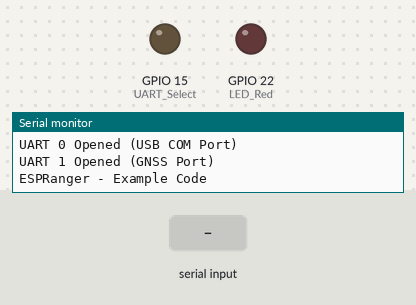
Simulated run of this sketch. Board: ESP32. Parts: output pins drawn as LEDs (lit = HIGH), the last lines printed to the serial monitor. The test bench sets the inputs (shaded band).

Above: at 1.4 s.
1.5 s: "1" received over the second serial link
At 2.1 s:
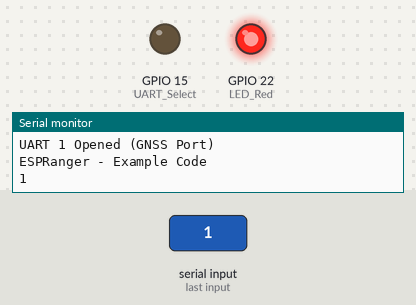
Timing chart, 0 to 4.5 s (numbered marks = the images above; inputs shaded):
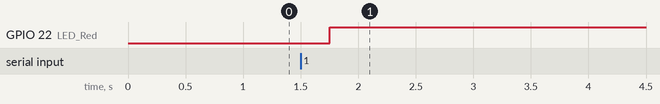

Measured:
- after the input at 1.5 s, GPIO 22 (LED_Red): LOW → HIGH after 0.25 s

The sketch:

GNSS_Comms_Test.ino
```cpp
/*
  Dave Williams, DitroniX 2019-2025 (ditronix.net)

  Example Code, to demonstrate and test the ESPRanger Basic ATGM336H GNSS GPS Comms Test

  Further information, details and examples can be found on our website and also GitHub wiki pages:
  * ditronix.net
  * github.com/DitroniX
  * github.com/DitroniX/ESPRanger-LoRa-GNSS-GPS-IMU-RS485-60V
  * github.com/DitroniX/ESPRanger-LoRa-GNSS-GPS-IMU-RS485-60V/wiki
  * hackster.io/DitroniX/espranger-lora-gnss-imu-bt-wifi-rs485-5-60v-stem-board-4a3fa4

  This test code is OPEN SOURCE and formatted for easier viewing.  Although is is not intended for real world use, it may be freely used, or modified as needed.
  It is distributed on an "AS IS" BASIS, WITHOUT WARRANTIES OR CONDITIONS OF ANY KIND, either express or implied.

  For board configuration, see https://github.com/DitroniX/ESPRanger-LoRa-GNSS-GPS-IMU-RS485-60V/wiki/Arduino-IDE

  Further information, details and examples maybe found on github.com/DitroniX
*/

// Libraries

// **************** USER VARIABLES / DEFINES / STATIC / STRUCTURES / CONSTANTS ****************

#include <Wire.h>

// **************** OUTPUTS ****************
#define LED_Red 22      // Red LED
#define UART_Select 15  // UART Matrix High=RS485  Low=GNSS

// Hardware Serial 0 pins
#define RXD0 17
#define TXD0 16

// Hardware Serial 1 pins - UART
#define RXLP 4
#define TXLP 5

// **************** FUNCTIONS AND ROUTINES ****************

// **************** SETUP ****************
void setup() {

  // Stabalise
  delay(250);

  // Initialise UART 0 - USB COM Port
  Serial.begin(115200, SERIAL_8N1, RXD0, TXD0);  // U0
  while (!Serial)
    ;
  Serial.println("UART 0 Opened (USB COM Port)");

  // Initialise UART 1 - RS485 Port
  Serial1.begin(9600, SERIAL_8N1, RXLP, TXLP);  //LP
  while (!Serial1)
    ;
  Serial.println("UART 1 Opened (GNSS Port)");

  // Initialise RED LED on GP22
  pinMode(LED_Red, OUTPUT);

  // Initialise and Configure UART Matrix Select
  pinMode(UART_Select, OUTPUT);
  digitalWrite(UART_Select, LOW); // GNSS ATGM336H

  Serial.println("ESPRanger - Example Code\n");
}

// **************** LOOP ****************
void loop() {

  // Serial1.write("AT?");

  if (Serial1.available() > 0) {

    // Read Incomming Bytes from GNSS ATGM336H and Output to the Serial Monitor
    char incomingbyte = Serial1.read();
    Serial.print(incomingbyte);

    // Heartbeat RED LED
    digitalWrite(LED_Red, LOW);
    delay(250);
    digitalWrite(LED_Red, HIGH);
  }
}
```
